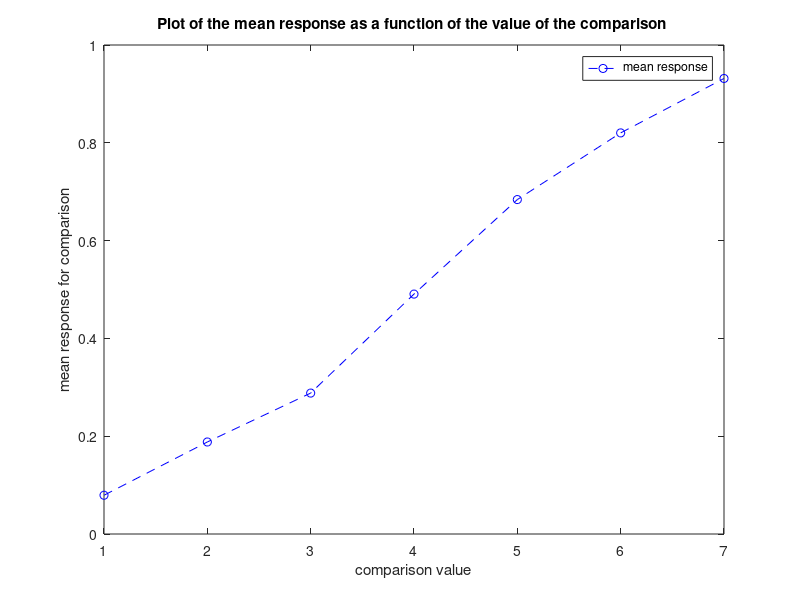

Write the MATLAB code that produced this figure. (Note: this script raises an error after producing the figure.)
%lab1 - Implementation of 2AFC experiment with optimal observer
%   Used in MBM 2020/2021 to demonstrate scripting for workshop 1
%   Will be distributed through Canvas
%   Students will rename the script adding their ID to the name
%
%   Description:
%       lab1 models an optimal observer in a psychophysical experiment.
%       The experiment: At each trial, a standard stimulus and a comparison 
%       stimulus are presented. The comparison stimulus is chosen at random
%       The optimal observer has a representation of the two sensed values,
%       and its algorithm is that his response should be 0 or 1. The values
%       are corrupted by Gaussian noise. The script calculates the average
%       response produced for each comparison stimulus.
%
%   Other m-files required: none
%   MAT-files required: none
%

%   Author: Taranjit Sehmbi
%   Date: 15/02/2021 
%
%% initialization
clear all;
close all;
clc;
%initialise 
rng('shuffle');
%% variables
nTrials=5000;
standardNoNoise=4;
comparisonvalues=1:1:7;
nComparisons=length(comparisonvalues);
standardDeviationNoise=1.5;
%% variable preallocation
data=nan(2,nTrials);
meanResponsesForComparison=nan(1,nComparisons);
%% experiment
for trial=1:nTrials
    %The experiment comprises 5000 trials (nTrials). 
    %At each trial, select one comparison at random
    
    %stimulus presentation
    %with replacement 
    comparisonTrialNoNoise=comparisonvalues(randi(nComparisons));
    
    %without replacement 
    %comparisonTrialNoNoise=comparisonvalues(randperm(nComparisons));
        
    %noise corruption
    comparisonTrial=comparisonTrialNoNoise+randn(1)*standardDeviationNoise;
    standardTrial=standardNoNoise+randn(1)*standardDeviationNoise;
    
    %decision
    if comparisonTrial>standardTrial
        response=1;
    else
        response=0;
    end
    
    %disp([comparisonTrialNoNoise,response])
    %data storage
    data(:,trial)=[comparisonTrialNoNoise response];
end
%% data analysis
for c=1:nComparisons
    %mean response calculated for each of the standard values
    meanResponsesForComparison(c)=mean(data(2,data(1,:)==comparisonvalues(c)));
end

%% plot 
x = comparisonvalues;
y = meanResponsesForComparison;
plot(x,y,'b--o')
%create labels and axis limits 
xlabel('comparison value')
ylabel('mean response for comparison')
title('Plot of the mean response as a function of the value of the comparison ')
%would normally use legend if multiple plots on one figure
lgd = legend('mean response');
lgd.Location = 'northwest';
lgd.TextColor = 'blue';
lgd.Color = [0 1 0.5];
lgd.EdgeColor = 'b';
xlim([0 8]);
ylim([0 1]);
xticks(1:7);

%% PROBIT analysis 

bl = 1/5000;
bu = 1- bl;

BoundedmeanResponses = min(max(meanResponsesForComparison,bl),bu);
%transformed mean responses - response variable 
y1 = norminv(BoundedmeanResponses);
y1 = y1';

%matrix with 2 columns 
%right side with comparison stimulus values 
xa = comparisonvalues;
xa = xa';

%left side with ones 
xb = ones(size(comparisonvalues));
xb = xb';

X = [xb xa];
r = regress(y1,X);

%optimal observer response (oor)
oor = -r(1)/r(2);
varience = 1/r(2);

%gaussian cumulative plot 
plot(r, 'c*')
hold on
xlim([0 8]);
ylim([0 1]);
xticks(1:7);
plot(x,y,'b--o');
hold off 